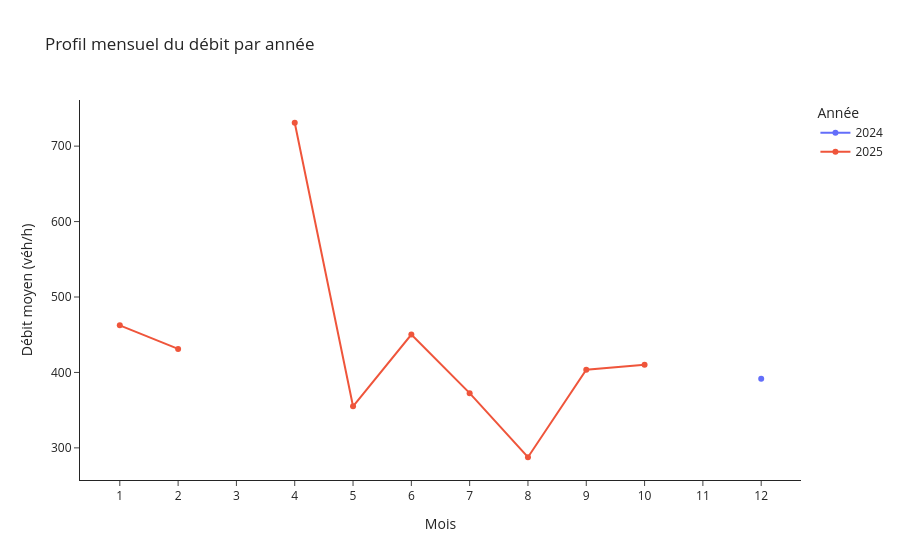

This figure's notebook cell:
### Code cell
profil = (df_axe
          .groupby(['annee','mois'], as_index=False)['Débit horaire']
          .mean()
          .rename(columns={'Débit horaire':'debit_moyen'}))

fig = px.line(
    profil, x='mois', y='debit_moyen', color='annee',
    markers=True,
    title="Profil mensuel du débit par année",
    labels={'mois':'Mois', 'debit_moyen':'Débit moyen (véh/h)', 'annee':'Année'}
)
fig.update_layout(template='simple_white', xaxis=dict(dtick=1))
fig.show()

### Figure 1 — Plotly figure (JSON) as saved in the notebook; plotly's stock layout.template omitted (floating-point values rounded to 4 significant figures)
{"data": [{"hovertemplate": "Année=2024<br>Mois=%{x}<br>Débit moyen (véh/h)=%{y}<extra></extra>", "legendgroup": "2024", "line": {"color": "#636efa", "dash": "solid"}, "marker": {"symbol": "circle"}, "mode": "lines+markers", "name": "2024", "orientation": "v", "showlegend": true, "type": "scatter", "x": [9, 10, 11, 12], "xaxis": "x", "y": [NaN, NaN, NaN, 391.6], "yaxis": "y"}, {"hovertemplate": "Année=2025<br>Mois=%{x}<br>Débit moyen (véh/h)=%{y}<extra></extra>", "legendgroup": "2025", "line": {"color": "#EF553B", "dash": "solid"}, "marker": {"symbol": "circle"}, "mode": "lines+markers", "name": "2025", "orientation": "v", "showlegend": true, "type": "scatter", "x": [1, 2, 3, 4, 5, 6, 7, 8, 9, 10], "xaxis": "x", "y": [462.5, 431.2, NaN, 731.0, 355.1, 450.2, 372.6, 287.6, 403.7, 410.3], "yaxis": "y"}], "layout": {"legend": {"title": {"text": "Année"}, "tracegroupgap": 0}, "title": {"text": "Profil mensuel du débit par année"}, "xaxis": {"anchor": "y", "domain": [0, 1], "dtick": 1, "title": {"text": "Mois"}}, "yaxis": {"anchor": "x", "domain": [0, 1], "title": {"text": "Débit moyen (véh/h)"}}}}
